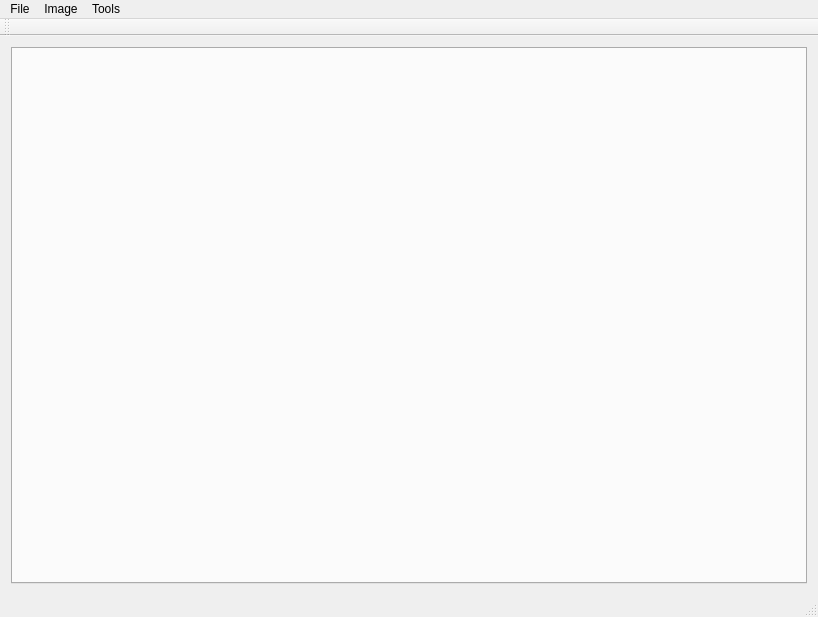
<?xml version="1.0" encoding="UTF-8"?>
<ui version="4.0">
 <class>ImageViewerClass</class>
 <widget class="QMainWindow" name="ImageViewerClass">
  <property name="geometry">
   <rect>
    <x>0</x>
    <y>0</y>
    <width>818</width>
    <height>617</height>
   </rect>
  </property>
  <property name="windowTitle">
   <string>ImageViewer</string>
  </property>
  <widget class="QWidget" name="centralWidget">
   <layout class="QHBoxLayout" name="horizontalLayout">
    <item>
     <widget class="QTabWidget" name="tabWidget">
      <property name="documentMode">
       <bool>false</bool>
      </property>
      <property name="tabsClosable">
       <bool>true</bool>
      </property>
      <property name="movable">
       <bool>true</bool>
      </property>
     </widget>
    </item>
   </layout>
  </widget>
  <widget class="QMenuBar" name="menuBar">
   <property name="geometry">
    <rect>
     <x>0</x>
     <y>0</y>
     <width>818</width>
     <height>26</height>
    </rect>
   </property>
   <widget class="QMenu" name="menuFile">
    <property name="title">
     <string>File</string>
    </property>
    <addaction name="actionNew"/>
    <addaction name="actionOpen"/>
    <addaction name="actionSave_as"/>
   </widget>
   <widget class="QMenu" name="menuImage">
    <property name="title">
     <string>Image</string>
    </property>
    <addaction name="actionRename"/>
    <addaction name="actionClear"/>
    <addaction name="actionInvert_colors"/>
    <addaction name="actionMirror_Extend_test"/>
   </widget>
   <widget class="QMenu" name="menuTools">
    <property name="title">
     <string>Tools</string>
    </property>
    <addaction name="actionHistogram"/>
   </widget>
   <addaction name="menuFile"/>
   <addaction name="menuImage"/>
   <addaction name="menuTools"/>
  </widget>
  <widget class="QToolBar" name="mainToolBar">
   <attribute name="toolBarArea">
    <enum>TopToolBarArea</enum>
   </attribute>
   <attribute name="toolBarBreak">
    <bool>false</bool>
   </attribute>
  </widget>
  <widget class="QStatusBar" name="statusBar"/>
  <action name="actionNew">
   <property name="text">
    <string>New</string>
   </property>
  </action>
  <action name="actionOpen">
   <property name="text">
    <string>Open</string>
   </property>
  </action>
  <action name="actionSave_as">
   <property name="text">
    <string>Save as</string>
   </property>
  </action>
  <action name="actionRename">
   <property name="text">
    <string>Rename</string>
   </property>
  </action>
  <action name="actionClear">
   <property name="text">
    <string>Clear</string>
   </property>
  </action>
  <action name="actionInvert_colors">
   <property name="text">
    <string>Invert colors</string>
   </property>
  </action>
  <action name="actionMirror_Extend_test">
   <property name="text">
    <string>Mirror Extend (test)</string>
   </property>
  </action>
  <action name="actionHistogram">
   <property name="text">
    <string>Histogram</string>
   </property>
  </action>
 </widget>
 <layoutdefault spacing="6" margin="11"/>
 <resources>
  <include location="ImageViewer.qrc"/>
 </resources>
 <connections/>
</ui>
